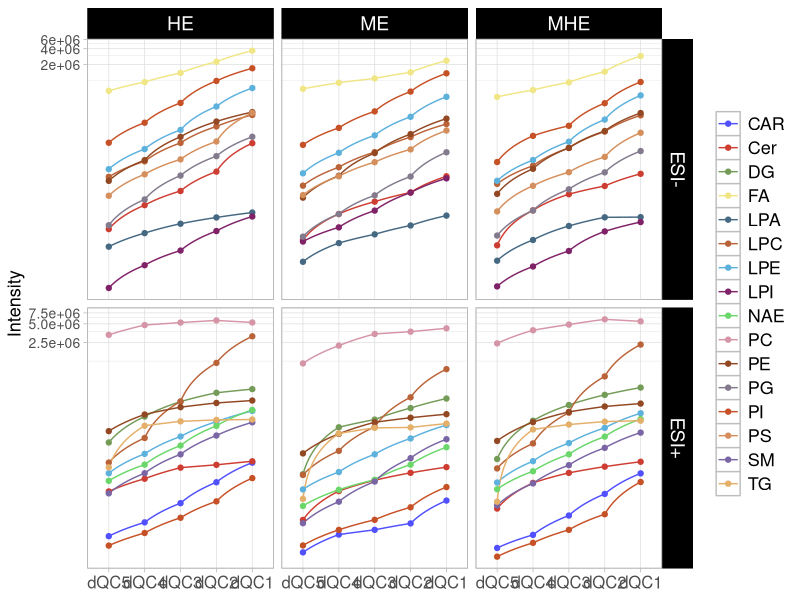
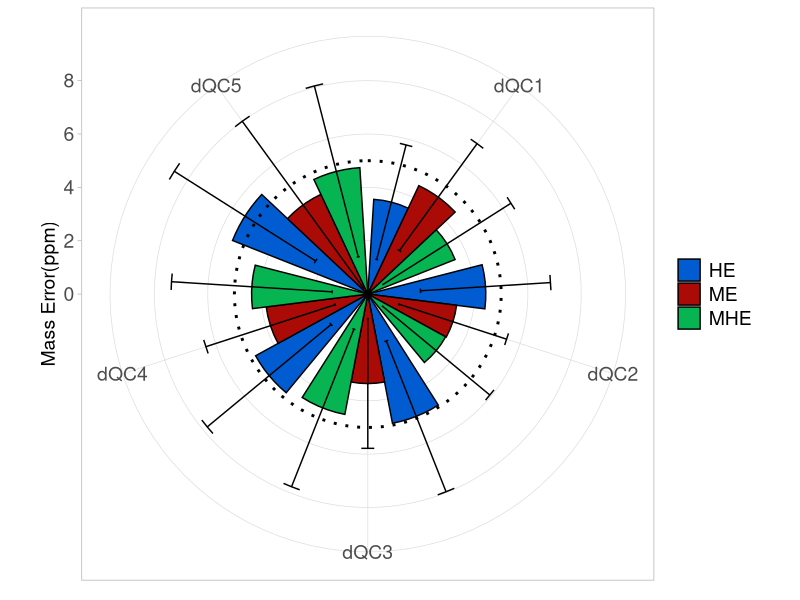

Write R code to recreate these figures, in order.
setwd("F:/DATA/Manuela/Zebrafish/Extractions_Experiment/")
library(readxl)
library(ggsci)
library(scales)
library(ggplot2)
library(RColorBrewer)

all_data <- read_excel("alldata_dilution.xlsx")
all_data <- as.data.frame(all_data)


library(ggsci)
library(scales)
ggplot(all_data, aes(x=Dilution,y = Intensity, group= Lipid))+
  geom_line(aes(color=Lipid))+
  geom_point(aes(color=Lipid))+
  scale_color_igv()+
  labs(x="Dilution",
       y="Intensity")+
  coord_trans(y="log10")+
  scale_y_continuous(labels = scientific)+
  scale_x_discrete(limits=rev)+
  theme_light()+
  theme(panel.background = element_rect(fill = "white", colour = "grey"),
        plot.title = element_text(hjust = 0.5,size=12),
        axis.text.x = element_text(size = 12),
        axis.text.y =  element_text(size = 10),
        axis.title = element_text(size=13),
        legend.text = element_text(size=13),
        axis.title.x = element_blank(),
        legend.title = element_blank(),
        strip.text = element_text(size=14),
        strip.background = element_rect(fill="black"))+
  facet_grid(Polarity~Extraction, scales = "free")


masserrorzebrafish <- read_excel("masserrorzebrafish.xlsx")
mf<-data.frame(masserrorzebrafish)

data_summary <- function(data, varname, groupnames){
  require(plyr)
  summary_func <- function(x, col){
    c(mean = mean(x[[col]], na.rm=TRUE),
      sd = sd(x[[col]], na.rm=TRUE))
  }
  data_sum<-ddply(data, groupnames, .fun=summary_func,
                  varname)
  data_sum <- rename(data_sum, c("mean" = varname))
  return(data_sum)
}


mf3 <- data_summary(mf, varname="Masserror", 
                    groupnames=c("Extraction", "Dilution"))
# Convert dose to a factor variable
mf3$Dilution=as.factor(mf3$Dilution)


ggplot(mf3, aes(x=Dilution, y=Masserror, fill=Extraction)) + 
  geom_bar(stat="identity", color="black", 
           position=position_dodge()) +
  geom_errorbar(aes(ymin=Masserror-sd, ymax=Masserror+sd), width=.2,
                position=position_dodge(.9))+
  theme_light()+
  geom_hline(yintercept = 5, linetype= "dotted", size=1)+
  theme(axis.title.x = element_blank(),
        axis.text = element_text(size=14),
        axis.title.y = element_text(size=14),
        legend.text = element_text(size=14),
        legend.title = element_blank())+
  ylab("Mass Error(ppm)")+
  scale_fill_manual(values = c("#015CD2", "#AB0B06","#06B552"))+
  coord_polar()
